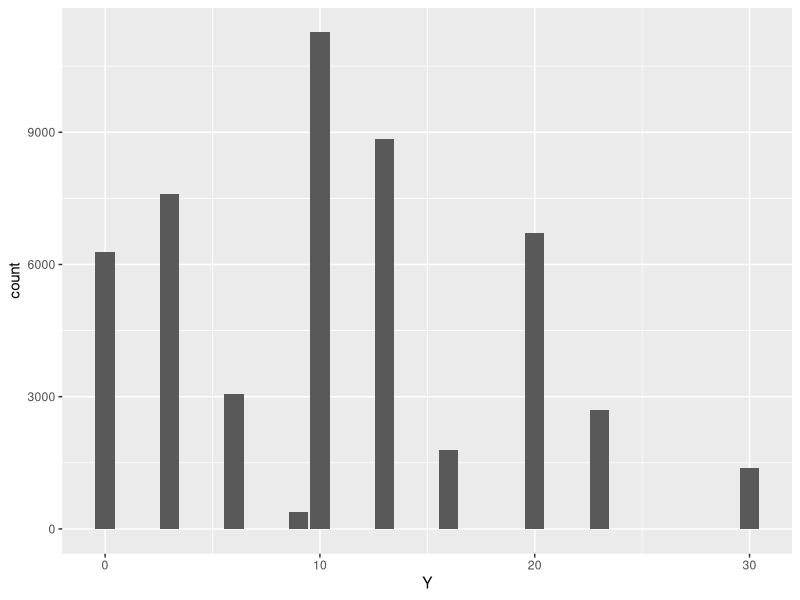
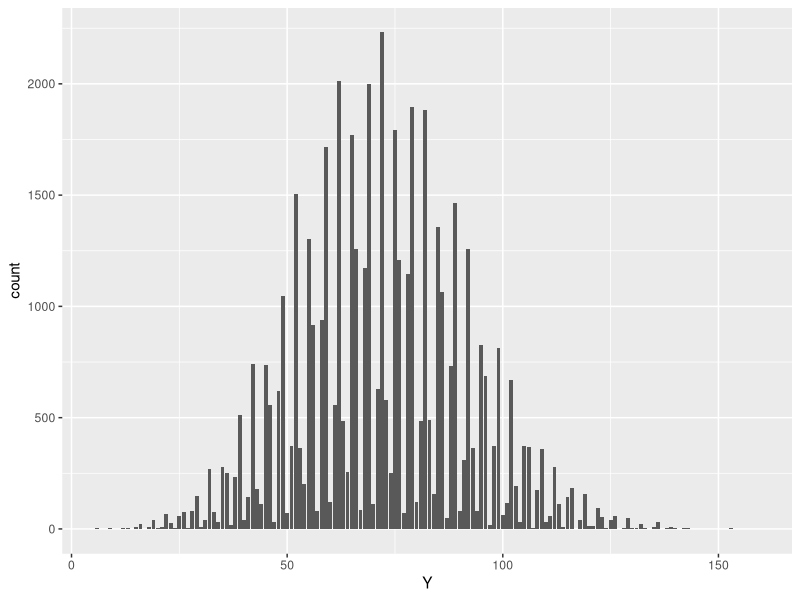
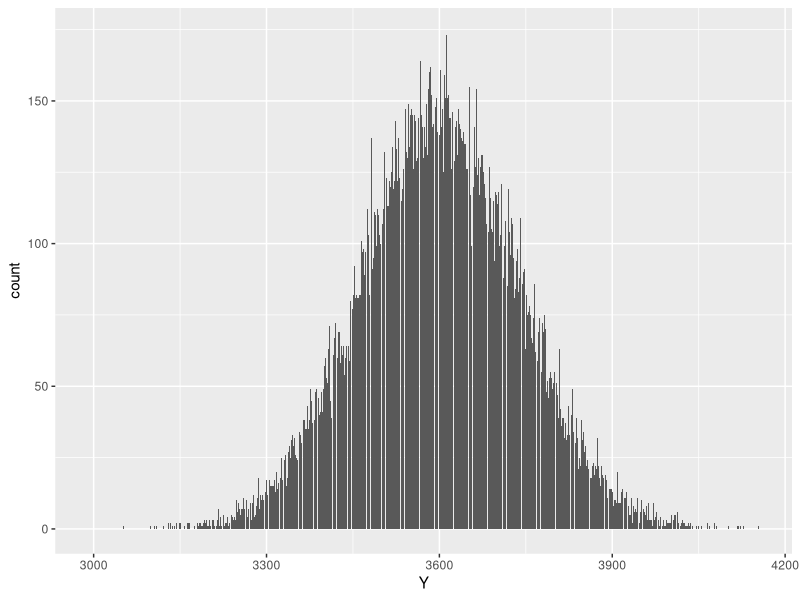

R code for these plots, in order:
## ---- chunk 1
library(tidyverse)
## ---- chunk 2
# use runif to generate a random deviate

Gen_X_numbers <- function(n){
  # n is the number of elements
  # return a vector
  
  vec <- runif(n, 0, 1)
  #print(vec)
  vec[vec<0.5] = 0
  vec[0.5<=vec & vec<0.7] = 3
  vec[0.7<=vec & vec<=1] = 10
  
  return(vec)
}
## ---- chunk 3
Gen_X_numbers(4)
## ---- chunk 4
Gen_Y_samples <- function(m,n){
  # m is the rows of Y
  # n is the number of variable X
  
  index <- seq(1,m)
  
  compute_one_Y <- function(n){
    X_seq <- Gen_X_numbers(n)
    # print(sum(X_seq))
    
    return(sum(X_seq))
  }
  
  # attention!
  # map_dbl the second argument is a function
  # if use compute_one_Y(n), it is a function call 
  # and return is a number not a function
  # so we need to use "~" to pass index to it
  # although we don't need it
  Y <- map_dbl(index, ~compute_one_Y(n))
  # print(Y)
  return(data.frame(index,Y))
}
## ---- chunk 5
Gen_Y_samples(5,2)
## ---- chunk 6
df_sample <- Gen_Y_samples(50000, 3)

# use bar to count number
# col is different using x,y aes to show other metrics
df_sample %>% ggplot(aes(x=Y))+
  geom_bar()
## ---- chunk 7
df_sample <- Gen_Y_samples(50000, 20)

# use bar to count number
df_sample %>% ggplot(aes(x=Y))+
  geom_bar()
## ---- chunk 8
max(df_sample$Y)
min(df_sample$Y)
## ---- chunk 9
df_sample <- Gen_Y_samples(50000, 1000)

# use bar to count number
df_sample %>% ggplot(aes(x=Y))+
  geom_bar()
## ---- chunk 10
max(df_sample$Y)
min(df_sample$Y)
